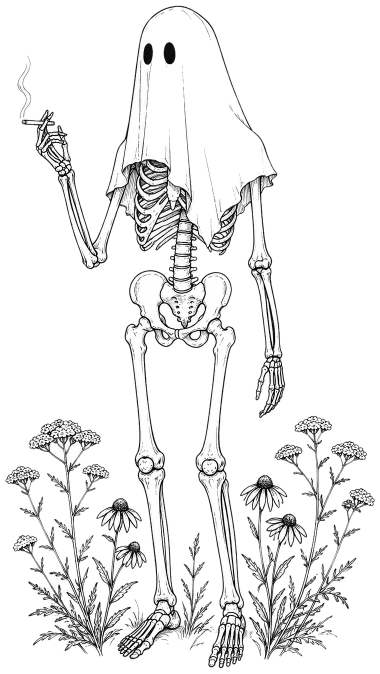
#> input picture images/drawings/ghost-skeleton-cigarette-left.webp, 760 x 1347 px (shown at 1/2 size)
$ python -i make_drawings_and_tape.py   (imports and definitions only)
#> lines starting #> are read from the running program, lines starting #| are printed output that depends on the picture; after the words box and inside, x2 and y2 are one past the last pixel; in counts of white or black regions, pixels touching at a corner belong together
import sys,json; sys.path.insert(0,'/home/claude/scrapnaturalist/tools'); sys.argv=['x','/tmp/cs/ovx']
import numpy as np, cv2
from PIL import Image
import make_overlays as mo
R='/home/claude/scrapnaturalist/'
A='/mnt/user-data/attachments/a51ce13b-e88e-5c56-9d77-f6f1d1200f48/'
# [1 line not run here, left out]
def lift(path,thresh=60,close=11,hole=0.02,pad=10):
#> called with thresh = 60, close = 11, hole = 0.02, pad = 10
    im=Image.open(path).convert('RGB'); g=np.array(im.convert('L')); h,w=g.shape
#> after `h, w = g.shape`: h = 1347; w = 760
    m=(g<255-thresh//1.0).astype(np.uint8)*255 if False else (g<200).astype(np.uint8)*255
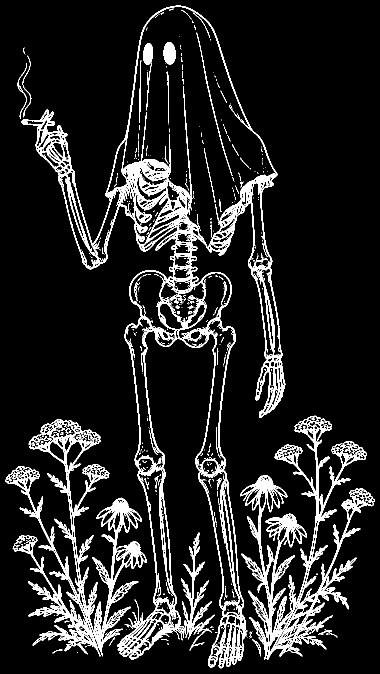
#> m: shape (1347, 760) (shown at 1/2 size); 11.1% white; 627 white regions (544 under 20 px), largest, box (x1, y1, x2, y2) and area: (43, 11, 571, 1337) 56304, (480, 831, 750, 1320) 24471, (11, 838, 293, 1313) 23876
    m=cv2.morphologyEx(m,cv2.MORPH_CLOSE,cv2.getStructuringElement(cv2.MORPH_ELLIPSE,(close,close)))
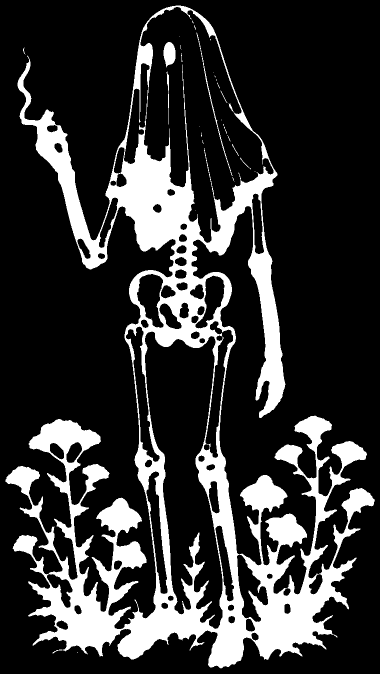
#> m: shape (1347, 760) (shown at 1/2 size); 20.4% white; 33 white regions (22 under 20 px), largest, box (x1, y1, x2, y2) and area: (11, 11, 750, 1337) 207236, (327, 84, 351, 135) 905, (393, 65, 465, 352) 547
    inv=255-m; n,lab,st,_=cv2.connectedComponentsWithStats(inv,4)
#> after `n, lab, st, _ = cv2.connectedComponentsWithStats(inv, 4)`:
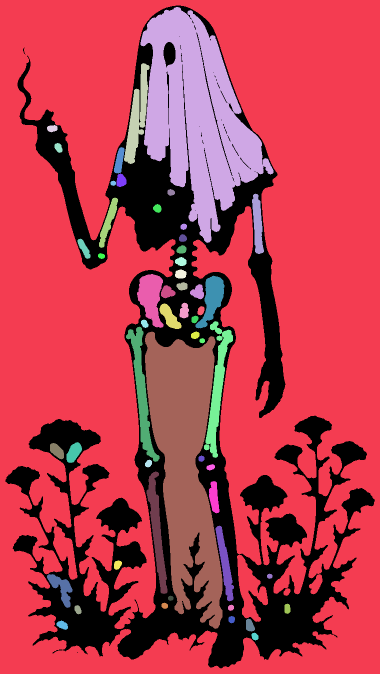
#> lab: shape (1347, 760) int32 (shown at 1/2 size); 55 distinct labels, from 0 to 54; one colour per label, 0 black
#> after `n, lab, st, _ = cv2.connectedComponentsWithStats(inv, 4)`: n = 55; st = 55 rows, first 6: [11, 11, 739, 1326, 209248], [0, 0, 760, 1347, 655750], [281, 14, 266, 472, 61879], [248, 126, 51, 202, 4442], [94, 250, 21, 15, 236], [109, 286, 16, 20, 229]
    for i in range(1,n):
        x,y,bw,bh,a=st[i]
        if x==0 or y==0 or x+bw>=w or y+bh>=h: continue
        if a<hole*w*h: m[lab==i]=255
#> this loop made 54 passes
#> (x, y, bw, bh, a) on passes 1 to 12: (0, 0, 760, 1347, 655750), (281, 14, 266, 472, 61879), (248, 126, 51, 202, 4442), (94, 250, 21, 15, 236), (109, 286, 16, 20, 229), (228, 294, 21, 53, 698), (233, 347, 20, 27, 414), (221, 361, 11, 11, 89), (335, 378, 15, 14, 155), (504, 387, 24, 121, 1835), (198, 395, 38, 101, 1352), (306, 408, 17, 18, 219)
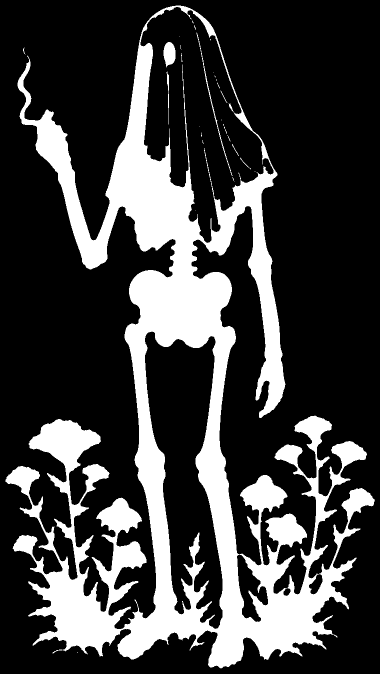
#> m: shape (1347, 760) (shown at 1/2 size); 24.7% white; 32 white regions (21 under 20 px), largest, box (x1, y1, x2, y2) and area: (11, 11, 750, 1337) 251358, (327, 84, 351, 135) 905, (393, 65, 465, 352) 547
    n,lab,st,_=cv2.connectedComponentsWithStats(m,8)
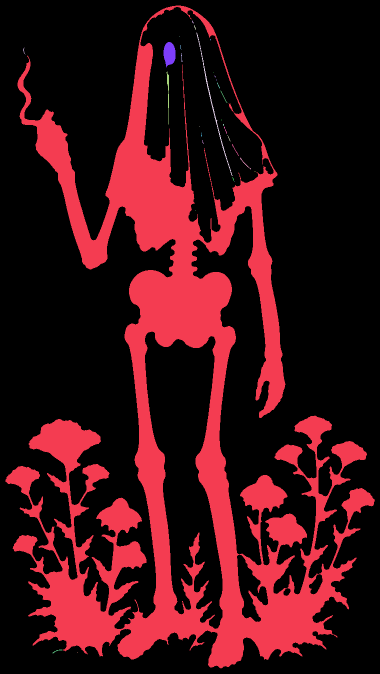
#> lab: shape (1347, 760) int32 (shown at 1/2 size); 33 distinct labels, from 0 to 32; one colour per label, 0 black
#> n = 33; st = 33 rows, first 6: [0, 0, 760, 1347, 770352], [11, 11, 739, 1326, 251358], [384, 41, 3, 6, 9], [388, 50, 4, 10, 14], [393, 65, 72, 287, 547], [359, 72, 1, 1, 1]
    for i in range(1,n):
        if st[i,4]<0.0004*w*h: m[lab==i]=0
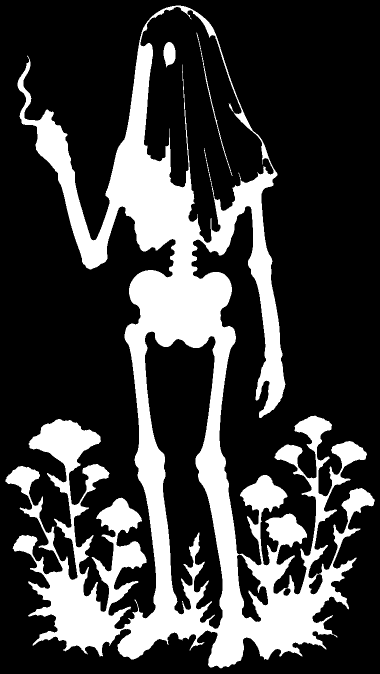
#> m: shape (1347, 760) (shown at 1/2 size); 24.7% white; 3 white regions, box (x1, y1, x2, y2) and area: (11, 11, 750, 1337) 251358, (327, 84, 351, 135) 905, (393, 65, 465, 352) 547
    m=cv2.GaussianBlur(m,(0,0),1.0)
    rgba=np.dstack([np.array(im),m]); out=Image.fromarray(rgba,'RGBA')
    ys,xs=np.where(m>20); out=out.crop((max(xs.min()-pad,0),max(ys.min()-pad,0),xs.max()+pad,ys.max()+pad))
    s=1400/max(out.size);
#> s = 1.04
    return out.resize((round(out.width*s),round(out.height*s)),Image.LANCZOS) if s<1 else out
D=[('b1ef56de','skeleton-holding-heart','Skeleton Holding A Heart In Bloom','skeleton heart flowers daisies lavender'),
 ('6db3b2ac','ghost-skeleton-cigarette-left','Ghost Skeleton, Cigarette Raised','skeleton ghost sheet cigarette yarrow coneflower'),
 ('68001043','ghost-skeleton-cigarette-right','Ghost Skeleton, Hand On Hip','skeleton ghost sheet cigarette yarrow coneflower'),
 ('3779aa1b','skeleton-in-teacup','Skeleton Taking A Bath In A Teacup','skeleton teacup chamomile daisies'),
 ('cc0903a0','skeleton-yarrow-mushrooms','Skeleton Growing Yarrow And Mushrooms','skeleton yarrow mushrooms flowers')]
lines=[]
# [5 lines not run here, left out]
# tape
T=[('lilac-gingham','Washi Tape, Lilac Gingham','gingham',(238,230,246),(170,140,205),-2.0,900,190),('mint-stripes','Washi Tape, Mint Stripes','stripes',(214,236,226),(120,184,160),1.5,900,170),
('mustard-dots','Washi Tape, Mustard Dots','dots',(236,200,110),(252,246,226),-3.5,900,190),('terracotta','Washi Tape, Plain Terracotta','plain',(204,130,98),None,2.5,900,170),
('navy-grid','Washi Tape, Navy Grid','grid',(224,228,238),(46,66,120),-1.0,900,190),('blush-dots','Washi Tape, Blush Dots','dots',(246,214,214),(255,250,246),3.0,900,170),
('teal-stripes','Washi Tape, Teal Stripes','stripes',(204,228,230),(60,130,140),-2.5,900,190),('kraft','Washi Tape, Kraft Paper','plain',(206,170,122),None,1.0,900,170),
('sky-gingham','Washi Tape, Sky Gingham','gingham',(238,244,250),(120,164,206),-3.0,900,190),('cream-brown-dots','Washi Tape, Cream With Brown Dots','dots',(244,234,212),(122,84,56),2.0,900,170),
('short-rose','Washi Tape, Short Rose Strip','plain',(238,190,196),None,-5.0,420,170),('short-sage-stripes','Washi Tape, Short Sage Stripes','stripes',(214,226,206),(138,170,130),4.0,420,170),
('short-sun-grid','Washi Tape, Short Sunny Grid','grid',(250,232,168),(214,160,50),-4.0,420,170),('short-lilac-dots','Washi Tape, Short Lilac Dots','dots',(220,208,236),(250,246,255),5.0,420,170)]
tl=[]
# [4 lines not run here, left out]

>>> result = lift('../images/drawings/ghost-skeleton-cigarette-left.webp')

$ run again, on images/drawings/skeleton-yarrow-mushrooms.webp
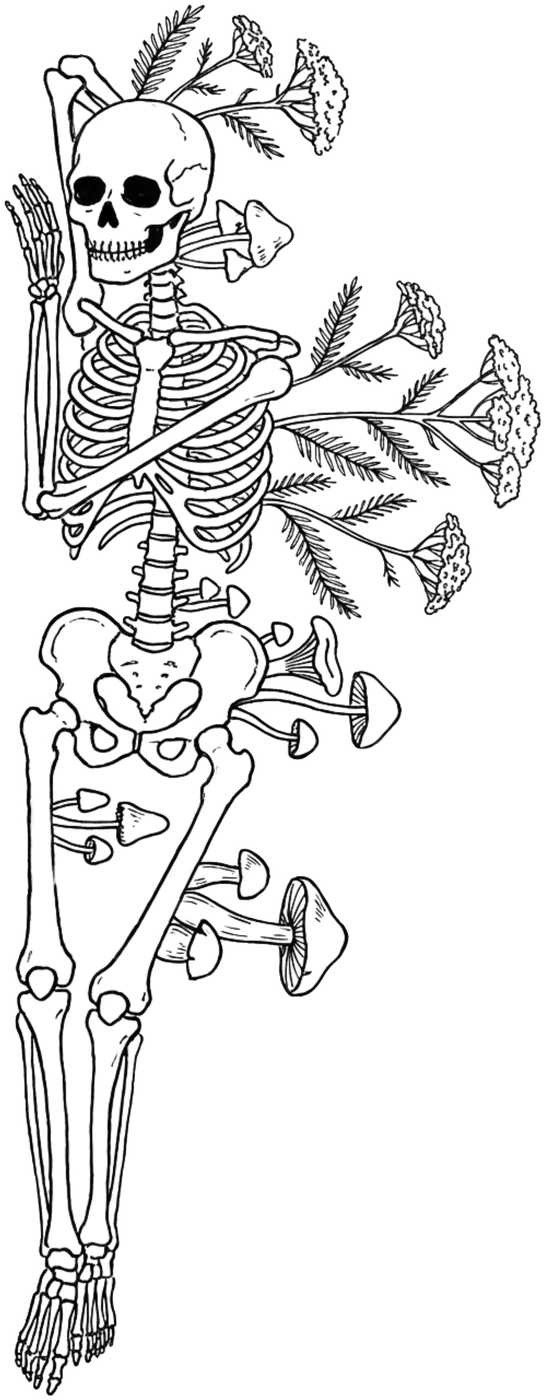
#> input picture images/drawings/skeleton-yarrow-mushrooms.webp, 545 x 1400 px
#> inv: shape (1400, 545); 14.3% white; 91 white regions, largest, box (x1, y1, x2, y2) and area: (53, 732, 211, 1219) 21749, (70, 101, 210, 242) 10567, (99, 728, 251, 1012) 7654
#> in lift, `n, lab, st, _ = cv2.connectedComponentsWithStats(inv, 4)`: n = 92; st = 92 rows, first 6: [0, 0, 545, 1400, 654000], [62, 57, 54, 47, 924], [47, 72, 34, 87, 1348], [320, 86, 22, 21, 254], [70, 101, 140, 141, 10567], [316, 102, 11, 11, 89]
#> the loop in lift, `for i in range(1,n):` made 91 passes
#> (x, y, bw, bh, a) on passes 1 to 8: (62, 57, 54, 47, 924), (47, 72, 34, 87, 1348), (320, 86, 22, 21, 254), (70, 101, 140, 141, 10567), (316, 102, 11, 11, 89), (74, 106, 15, 19, 213), (316, 137, 11, 11, 89), (173, 167, 36, 36, 904)
#> after the loop in lift, `for i in range(1,n):`:
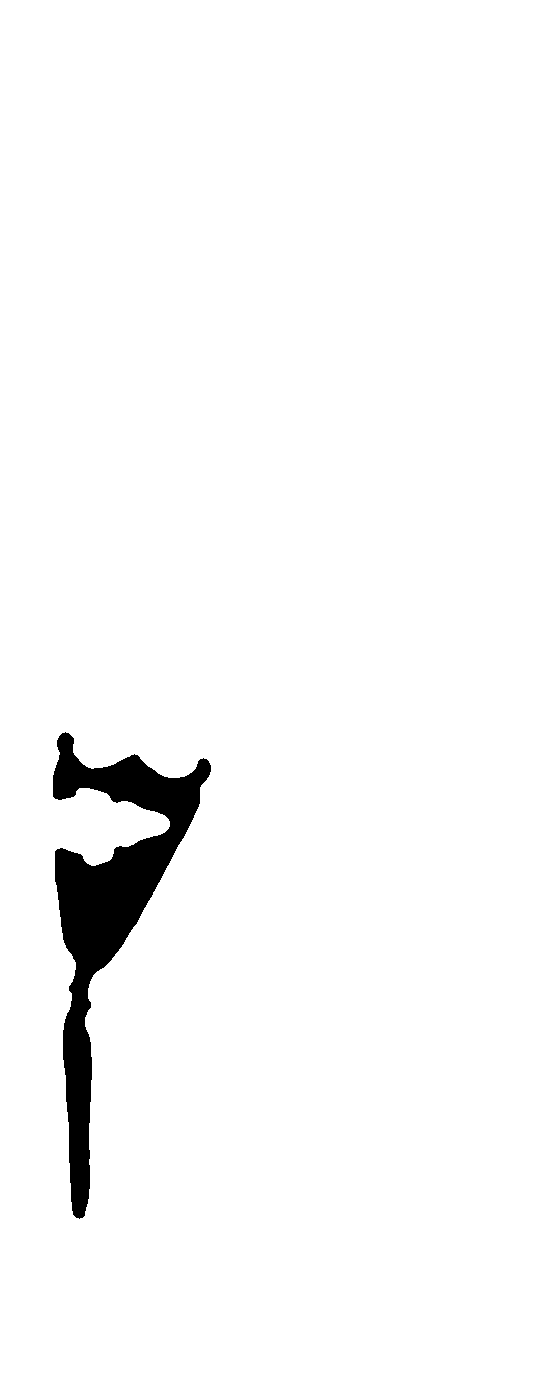
#> m: shape (1400, 545); 97.1% white; 1 black region, box (x1, y1, x2, y2) and area: (53, 732, 211, 1219) 21749
#> in lift, `n,lab,st,_=cv2.connectedComponentsWithStats(m,8)`: n = 2; st = [[53, 732, 158, 487, 21749], [0, 0, 545, 1400, 741251]]
#> in lift, `return out.resize((round(out.width*s),round(out.height*s)),Image.LANCZ..`:
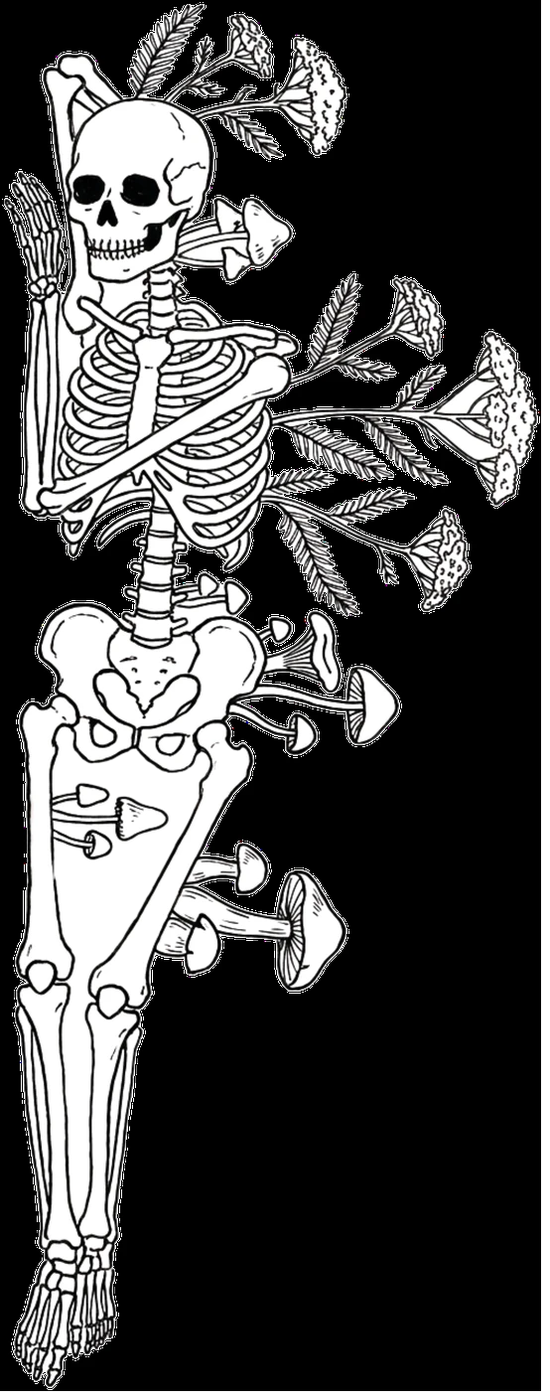
#> returned value: PIL image 550x1400 RGBA; mean R, G, B, A 65.1, 65.1, 65, 242.1; transparent parts drawn white
